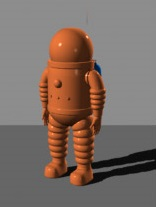
%> input picture img.jpg, 156 x 207 px
$ octave --eval "result = getEdges(imread('img.jpg'));"   (GNU Octave 9; MATLAB toolbox functions it lacks are replaced by stand-ins)
%> lines starting %> are read from the running program, lines starting %| are printed output that depends on the picture; in (x1, y1, x2, y2) boxes, pixels count from 0 and x2, y2 are one past the last pixel; in counts of white or black regions, pixels touching at a corner belong together; the program's own positions count from 1
function [ finalimage ] = getEdges( image )
%getEdges return edges of all the image
for c=1:3

img = image(:,:,c);
[h,w] = size(img);

f=fspecial('gaussian',17,3);
img=imfilter(img,f,'conv');

% img=mean_filter(img);

gxf = [-1 0 1;-2 0 2;-1 0 1];
gyf = [-1 -2 -1;0 0 0;1 2 1];

g = zeros(h,w);
g1 = zeros(h,w);
g2 = zeros(h,w);
angel = zeros(h,w);

img = double(img);

for y=2:h-1
    for x=2:w-1
        gx =0;
        gy =0;
        for i=-1:1
            for j=-1:1
                gx = gx + (img(y+j,x+i)* gxf(j+2,i+2));
                gy = gy + (img(y+j,x+i)* gyf(j+2,i+2));
            end
        end
        g(y,x) = sqrt((gx^2) +(gy^2));
        a = gy/gx;
        if gx == 0 ;
            angel(y,x) = 0;
        else
            angels = atand(a);
            angel(y,x) = angels;
        end
        if angel(y,x) <0
            angel(y,x) = angel(y,x)+360 ;
        end
    end
end

ng =g ;

for y=2:h-1
    for x=2:w-1
        if g(y,x) > 0
             if (angel(y,x)<22.5 || angel(y,x)>= 237.5) || (angel(y,x)<202.5 && angel(y,x)>= 157.5)
                angel(y,x) = 0;
% [4 lines of commented-out code are left out]
             elseif (angel(y,x)<67.5 && angel(y,x)>= 22.5) || (angel(y,x)<247.5 && angel(y,x)>= 202.5)
                angel(y,x) = 45;
% [4 lines of commented-out code are left out]
             elseif (angel(y,x)<112.5 && angel(y,x)>= 67.5) || (angel(y,x)<292.5 && angel(y,x)>= 247.5)
                 angel(y,x) = 90;
% [4 lines of commented-out code are left out]
             elseif (angel(y,x)<157.5 && angel(y,x)>= 112.5) || (angel(y,x)<337.5 && angel(y,x)>= 292.5)
                 angel(y,x) = 135;
% [4 lines of commented-out code are left out]
             end
        end
    end
end

g =ng ;
for y=2:h-1
    for x=2:w-1
        if g(y,x) <35
            ng(y,x) = 0;
        elseif g(y,x) < 70
            if angel(y,x) == 0
                if g(y,x+1)>70 && g(y,x-1) >70
                else
                    ng(y,x) = 0;
                end
             elseif angel(y,x) == 45
                if g(y+1,x-1)>70 && g(y-1,x+1) >70
                else
                    ng(y,x) = 0;
                end
             elseif angel(y,x) == 90
                if g(y+1,x)>70 && g(y-1,x) >70
                else
                    ng(y,x) = 0;
                end
             elseif angel(y,x) == 135
                if g(y+1,x+1)>70 && g(y-1,x-1) >70
                else
                    ng(y,x) = 0;
                end
             end
        end
    end
end

g=ng;
fi{c} = g ;
end
%> this loop made 3 passes
%> pass 1, in getEdges, `img = image(:,:,c);`:
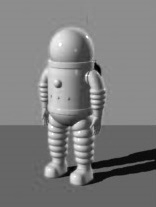
%> img: size 207x156 uint8; min 0, max 255, mean 124.7
%> pass 1, in getEdges, `img=imfilter(img,f,'conv');`:
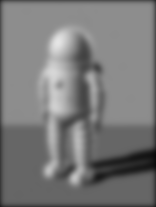
%> img: size 207x156 uint8; min 10, max 229, mean 121.6
%> pass 1, in getEdges, `ng =g ;`:
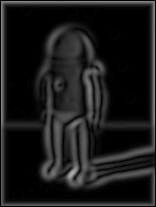
%> ng: size 207x156 double; min 0, max 173.4, mean 26
%> after the loop:
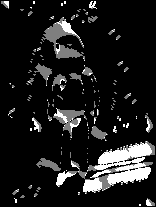
%> angel: size 207x156 double; min 0, max 90, mean 10.3; drawn with min black and max white
%> after the loop:
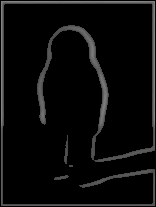
%> g: size 207x156 double; min 0, max 132.1, mean 10.8
%> after the loop, angels = 45; fi = 3 items

finalimage = zeros(h,w);
for y=1:h
    for x=1:w
        if fi{1}(y,x) > 0 || fi{2}(y,x)>0 || fi{3}(y,x) >0
            finalimage(y,x) = 255;
        end
    end
end
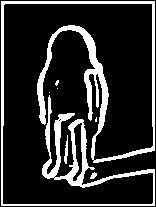
%> finalimage: size 207x156 double; 17.4% white; 7 white regions (4 under 20 px), largest, box (x1, y1, x2, y2) and area: (1, 1, 155, 206) 5505, (64, 135, 68, 164) 67, (90, 172, 97, 179) 31

finalimage = logical(finalimage/255);

end

$ run again, on test.jpg
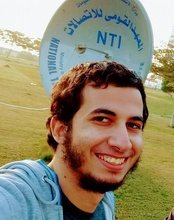
%> input picture test.jpg, 174 x 220 px, shrunk from 571 x 720 before the run
%> after the loop in getEdges, `for c=1:3`:
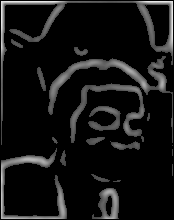
%> g: size 220x174 double; min 0, max 232.3, mean 20.4
%> after the loop in getEdges, `for c=1:3`: angels = 43.73; fi = 3 items
%> after the loop in getEdges, `for y=1:h`:
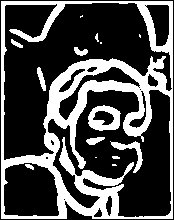
%> finalimage: size 220x174 double; 29.9% white; 15 white regions (5 under 20 px), largest, box (x1, y1, x2, y2) and area: (1, 1, 173, 219) 10258, (88, 105, 121, 131) 492, (110, 141, 143, 173) 274
